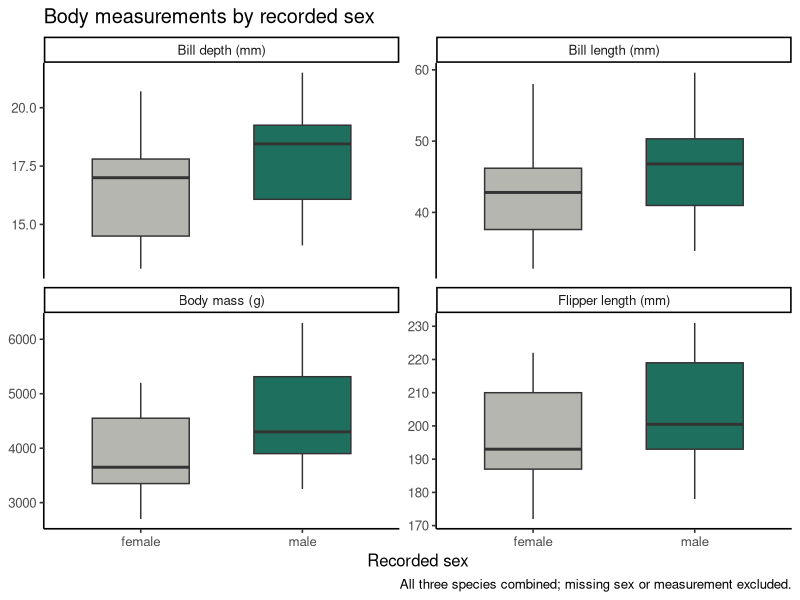
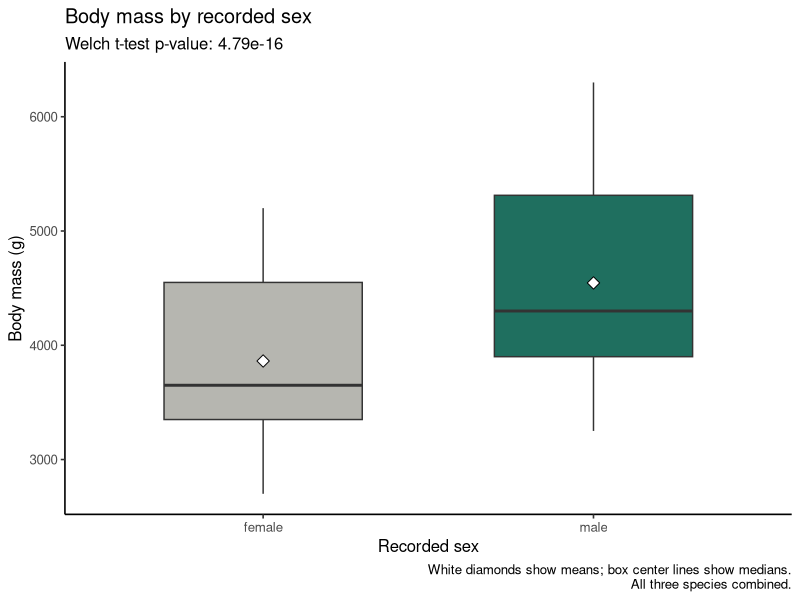
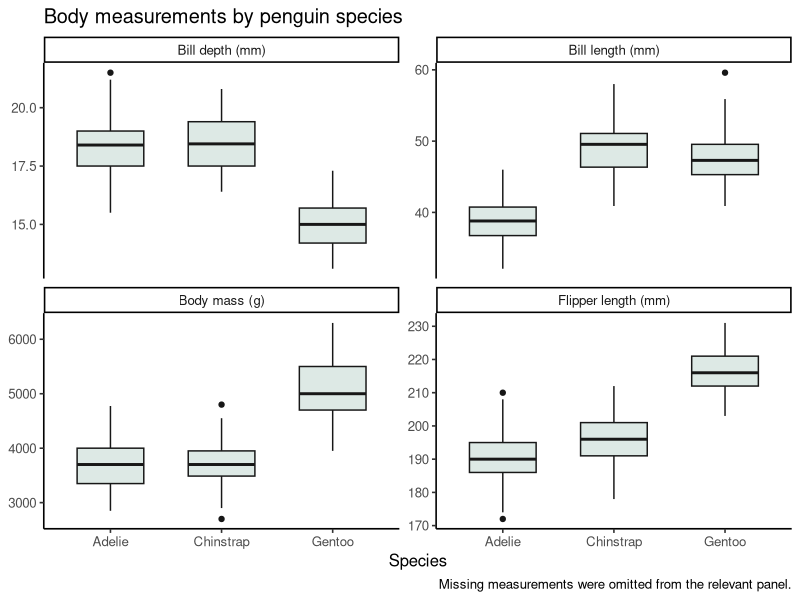
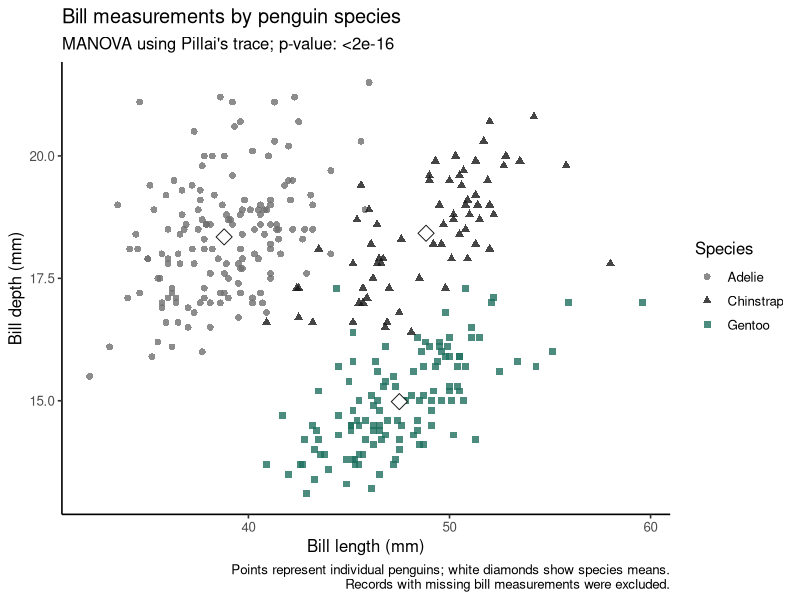

Source code (R) for these figures, in order:
## ---- chunk 1
library(palmerpenguins)
library(ggplot2)
library(tidyr)
## ---- chunk 2
# Display the first six penguin records.
head(penguins)

# Count the columns.
ncol(penguins)

# Inspect each column's name and data type.
str(penguins)

# Count the penguin records.
nrow(penguins)
## ---- chunk 3
# Show the data type of each column.
sapply(penguins, class)
## ---- chunk 4
# Count females, males, and records with missing sex.
table(penguins$sex, useNA = "ifany")

# Create a dataframe containing only male penguins.
pmale <- subset(penguins, sex == "male")

# Create a dataframe containing only female penguins.
pfemale <- subset(penguins, sex == "female")

# Check how many penguins are in each dataframe.
nrow(pmale)
nrow(pfemale)
## ---- chunk 5
# Count the penguins belonging to each species.
table(penguins$species)

# Create a separate dataframe for each species.
pAdel <- subset(penguins, species == "Adelie")
pChin <- subset(penguins, species == "Chinstrap")
pGen <- subset(penguins, species == "Gentoo")

# Check the number of penguins in each new dataframe.
nrow(pAdel)
nrow(pChin)
nrow(pGen)
## ---- chunk 6
# Count the penguins recorded on each island.
table(penguins$island)

# Create a separate dataframe for each island.
iBis <- subset(penguins, island == "Biscoe")
iDream <- subset(penguins, island == "Dream")
iTorg <- subset(penguins, island == "Torgersen")

# Check the number of penguins in each new dataframe.
nrow(iBis)
nrow(iDream)
nrow(iTorg)
## ---- chunk 7
# Keep records with sex information and arrange the four measurements
# so each measurement can appear in a separate panel.
sex_measurements <- pivot_longer(
  subset(penguins, !is.na(sex)),
  cols = c(
    bill_length_mm,
    bill_depth_mm,
    flipper_length_mm,
    body_mass_g
  ),
  names_to = "measurement",
  values_to = "value",
  values_drop_na = TRUE
)

# Compare females and males for each body measurement.
ggplot(
  sex_measurements,
  aes(x = sex, y = value, fill = sex)
) +
  geom_boxplot(width = 0.6) +
  facet_wrap(
    ~ measurement,
    scales = "free_y",
    ncol = 2,
    labeller = as_labeller(c(
      bill_length_mm = "Bill length (mm)",
      bill_depth_mm = "Bill depth (mm)",
      flipper_length_mm = "Flipper length (mm)",
      body_mass_g = "Body mass (g)"
    ))
  ) +
  scale_fill_manual(
    values = c(female = "#B6B6B0", male = "#1F6F5F")
  ) +
  labs(
    title = "Body measurements by recorded sex",
    x = "Recorded sex",
    y = NULL,
    caption = "All three species combined; missing sex or measurement excluded."
  ) +
  theme_classic(base_size = 12) +
  theme(legend.position = "none")
## ---- chunk 8
# Use records with both sex and body mass recorded.
sex_data <- subset(
  penguins,
  !is.na(sex) & !is.na(body_mass_g)
)

# Compare mean body mass using Welch's two-sample t-test.
sex_test <- t.test(
  body_mass_g ~ sex,
  data = sex_data,
  var.equal = FALSE
)

# Plot the same records used in the statistical test.
ggplot(
  sex_data,
  aes(x = sex, y = body_mass_g, fill = sex)
) +
  geom_boxplot(width = 0.6) +
  stat_summary(
    fun = mean,
    geom = "point",
    shape = 23,
    size = 3,
    fill = "white"
  ) +
  scale_fill_manual(
    values = c(female = "#B6B6B0", male = "#1F6F5F")
  ) +
  labs(
    title = "Body mass by recorded sex",
    subtitle = paste(
      "Welch t-test p-value:",
      format.pval(sex_test$p.value, digits = 3)
    ),
    x = "Recorded sex",
    y = "Body mass (g)",
    caption = paste(
      "White diamonds show means; box center lines show medians.",
      "All three species combined.",
      sep = "\n"
    )
  ) +
  theme_classic(base_size = 12) +
  theme(legend.position = "none")

# Display the test results for the written interpretation.
sex_test
## ---- chunk 9
# Arrange the four body measurements into a separate table
# so each measurement can appear in its own panel.
species_measurements <- pivot_longer(
  penguins,
  cols = c(
    bill_length_mm,
    bill_depth_mm,
    flipper_length_mm,
    body_mass_g
  ),
  names_to = "measurement",
  values_to = "value",
  values_drop_na = TRUE
)

# Compare the distributions of each measurement among species.
ggplot(
  species_measurements,
  aes(x = species, y = value)
) +
  geom_boxplot(
    width = 0.6,
    fill = "#DDE9E5",
    colour = "#171717"
  ) +
  facet_wrap(
    ~ measurement,
    scales = "free_y",
    ncol = 2,
    labeller = as_labeller(c(
      bill_length_mm = "Bill length (mm)",
      bill_depth_mm = "Bill depth (mm)",
      flipper_length_mm = "Flipper length (mm)",
      body_mass_g = "Body mass (g)"
    ))
  ) +
  labs(
    title = "Body measurements by penguin species",
    x = "Species",
    y = NULL,
    caption = "Missing measurements were omitted from the relevant panel."
  ) +
  theme_classic(base_size = 12)
## ---- chunk 10
# Keep records with species and both bill measurements available.
species_data <- subset(
  penguins,
  !is.na(species) &
    !is.na(bill_length_mm) &
    !is.na(bill_depth_mm)
)

# Test species differences in the two bill measurements together.
species_model <- manova(
  cbind(bill_length_mm, bill_depth_mm) ~ species,
  data = species_data
)

# Obtain Pillai's test statistic and its p-value.
species_test <- summary(species_model, test = "Pillai")
species_p <- species_test$stats["species", "Pr(>F)"]

# Calculate the mean bill measurements for each species.
species_means <- aggregate(
  cbind(bill_length_mm, bill_depth_mm) ~ species,
  data = species_data,
  FUN = mean
)

# Plot individual penguins using colour and shape for species.
ggplot(
  species_data,
  aes(
    x = bill_length_mm,
    y = bill_depth_mm,
    colour = species,
    shape = species
  )
) +
  geom_point(size = 2, alpha = 0.8) +
  geom_point(
    data = species_means,
    aes(x = bill_length_mm, y = bill_depth_mm),
    inherit.aes = FALSE,
    shape = 23,
    size = 4,
    fill = "white",
    colour = "#171717"
  ) +
  scale_colour_manual(
    values = c(
      Adelie = "#6F6F6F",
      Chinstrap = "#171717",
      Gentoo = "#1F6F5F"
    )
  ) +
  scale_shape_manual(
    values = c(Adelie = 16, Chinstrap = 17, Gentoo = 15)
  ) +
  labs(
    title = "Bill measurements by penguin species",
    subtitle = paste(
      "MANOVA using Pillai's trace; p-value:",
      format.pval(species_p, digits = 3)
    ),
    x = "Bill length (mm)",
    y = "Bill depth (mm)",
    colour = "Species",
    shape = "Species",
    caption = paste(
      "Points represent individual penguins; white diamonds show species means.",
      "Records with missing bill measurements were excluded.",
      sep = "\n"
    )
  ) +
  theme_classic(base_size = 12)

# Display the statistical results for the written interpretation.
species_test
